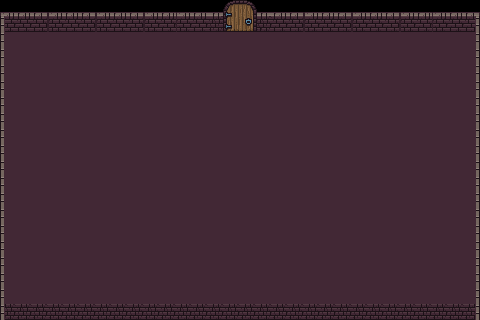

The image is a tile-based game level rendered from a .tmx file. Its description and source (layers, tilesets, objects; grid data summarised) follow:
An orthogonal 30x20 tile map with 16x16 px tiles, 5 tile layers (Piso, Objetos del piso, Paredes, Borde, ...), 4 tilesets and 6 objects.

<map version="1.10" tiledversion="1.11.2" orientation="orthogonal" renderorder="right-down" width="30" height="20" tilewidth="16" tileheight="16" infinite="0" nextlayerid="17" nextobjectid="33">
 <tileset firstgid="1" source="../../tiled_mapa2/Tiled_files/Ground_rocks.tsx" />
 <tileset firstgid="2263" source="../../tiled_mapa2/Tiled_files/Objects_animated3.tsx" />
 <tileset firstgid="3979" source="../../tiled_mapa2/Tiled_files/Objects.tsx" />
 <tileset firstgid="7579" source="texturas.tsx" />
 <layer id="1" name="Piso" width="30" height="20">
  <data>[600 cells, 570 non-empty, 1 distinct tile ids]</data>
 </layer>
 <layer id="6" name="Objetos del piso" width="30" height="20">
  <data>[600 cells, 1 non-empty, 1 distinct tile ids]</data>
 </layer>
 <layer id="5" name="Paredes" width="30" height="20">
  <data>[600 cells, 120 non-empty, 9 distinct tile ids]</data>
 </layer>
 <layer id="15" name="Borde" width="30" height="20">
  <data>[600 cells, 38 non-empty, 2 distinct tile ids]</data>
 </layer>
 <layer id="16" name="Puerta" width="30" height="20">
  <data>[600 cells, 8 non-empty, 8 distinct tile ids]</data>
 </layer>
 <objectgroup id="7" name="colisiones">
  <properties>
   <property name="colision" type="bool" value="true" />
  </properties>
  <object id="16" x="0.68872" y="11.1293" width="226.372" height="9.0549">
   <properties>
    <property name="colision" type="bool" value="true" />
   </properties>
  </object>
  <object id="17" x="260.437" y="10.7849" width="218.525" height="10.2622">
   <properties>
    <property name="colision" type="bool" value="true" />
   </properties>
  </object>
  <object id="18" x="-1.72592" y="8.62548" width="7.24392" height="315.11">
   <properties>
    <property name="colision" type="bool" value="true" />
   </properties>
  </object>
  <object id="19" x="4.22562" y="305.014" width="477.495" height="15.0915">
   <properties>
    <property name="colision" type="bool" value="true" />
   </properties>
  </object>
  <object id="20" x="475.08" y="-3.0183" width="8.45124" height="336.238">
   <properties>
    <property name="colision" type="bool" value="true" />
   </properties>
  </object>
 </objectgroup>
 <objectgroup id="9" name="spawns">
  <object id="30" x="48.3259" y="274.422">
   <properties>
    <property name="name" value="spawn_centro" />
    <property name="sala_id" value="sala4" />
   </properties>
   <point />
  </object>
 </objectgroup>
 <objectgroup id="10" name="transiciones" />
</map>
